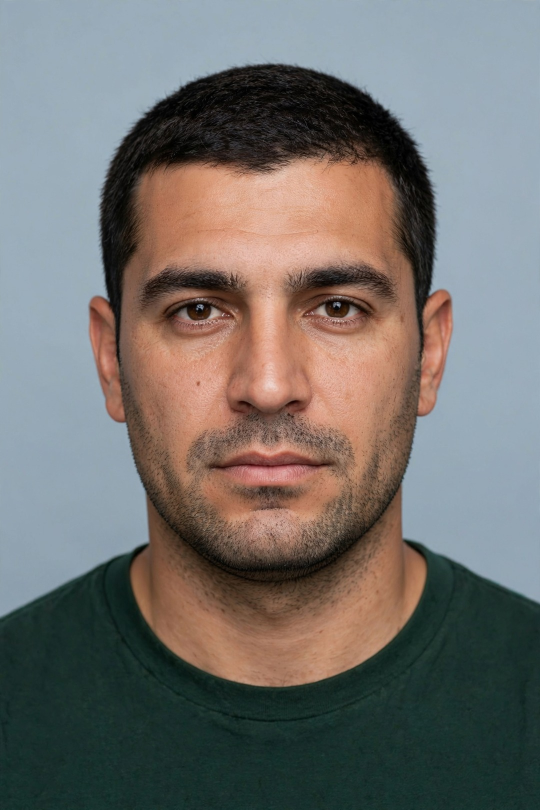
#> input picture facemetric-pilot/assets/M01/_raw/A_base.jpg, 1080 x 1620 px (shown at 1/2 size)
$ python -i make_slideshow.py   (imports and definitions only)
#> lines starting #> are read from the running program, lines starting #| are printed output that depends on the picture; after the words box and inside, x2 and y2 are one past the last pixel; in counts of white or black regions, pixels touching at a corner belong together
#> further down, picture is the input picture: PIL image 1080x1620 RGB; mean R, G, B 114.8, 111.7, 108.3
#!/usr/bin/env python3
"""Turn rows of content_matrix.json into finished TikTok slideshows.

Each post id becomes a folder with slide-01.jpg ... slide-NN.jpg (content
slides + CTA), post.txt (description + hashtags), plan.json (every prompt
used) and contact-sheet.jpg.

Tiles are generated with the OpenAI Images API (OPENAI_API_KEY) and cached
by prompt, so re-running a post costs nothing. Drop your own photo at
<out>/_cache/override/<post>-s<slide>-t<tile>.jpg to replace any tile.

Usage:
  python3 make_slideshow.py --list
  python3 make_slideshow.py GY01 FJ01 --app-name "MyApp"
  python3 make_slideshow.py SK01 --app-screenshot shot.png --app-icon icon.png
  python3 make_slideshow.py SK01 --dry-run     # print prompts, no API calls
"""
import argparse
import base64
import hashlib
import io
import itertools
import json
import os
import random
import sys
import urllib.error
import urllib.request
from concurrent.futures import ThreadPoolExecutor

from PIL import Image, ImageDraw, ImageFilter, ImageOps

sys.path.insert(0, os.path.dirname(os.path.abspath(__file__)))
from render_grid_slide import RATIOS, draw_caption, load_font, render_grid  # noqa: E402

HERE = os.path.dirname(os.path.abspath(__file__))
INTER = "/usr/share/fonts/opentype/inter/Inter-{}.otf"
GREEN = (61, 174, 112)
CUTOUT_H = {"9:16": 0.47, "3:4": 0.5}  # statue height as a fraction of the slide, matched to the reference posts

# Short screen title on the placeholder app screen, per pillar.
TITLES = {"skin": "Skin score", "face": "Jawline score", "gym": "Workout plan", "posture": "Posture check",
          "grooming": "Grooming", "habits": "Daily routine", "style": "Style check", "progress": "Progress",
          "creator": "Progress"}

# Goal bars shown on the placeholder app screen, per pillar.
GOALS = {
    "food": ["Clear skin", "Body fat", "Muscle", "Health"],
    "skin": ["Clarity", "Hydration", "Glow", "Routine"],
    "face": ["Jawline", "Debloat", "Symmetry", "Sleep"],
    "gym": ["Shoulders", "Back", "Neck", "Consistency"],
    "posture": ["Neck", "Shoulders", "Spine", "Daily stretch"],
    "grooming": ["Hair", "Teeth", "Eyes", "Routine"],
    "habits": ["Sleep", "Discipline", "Screen time", "Routine"],
    "style": ["Fit", "Basics", "Scent", "Grooming"],
    "progress": ["Looks", "Skin", "Body", "Consistency"],
    "creator": ["Jawline", "Routine", "Filming", "Consistency"],
}


def font(weight, size):
    return load_font(size, candidates=[INTER.format(weight), "/usr/share/fonts/truetype/dejavu/DejaVuSans-Bold.ttf"])


# --------------------------------------------------------------------------- images

# [13 lines left out: function openai_image, not called in this run]


def strip_white_bg(img):
    """Fallback when the model ignored transparency: flood the near-white border to alpha."""
    img = img.convert("RGBA")
    if img.getextrema()[3][0] < 250:
        return img  # already has transparency
    rgb = img.convert("RGB")
    mask = Image.new("L", img.size, 0)
#> mask: PIL image 1080x1620 L; every value is 0
    for seed in [(0, 0), (img.width - 1, 0), (0, img.height - 1), (img.width - 1, img.height - 1)]:
        tmp = rgb.copy()
        ImageDraw.floodfill(tmp, seed, (255, 0, 255), thresh=40)
        mask = Image.composite(Image.new("L", img.size, 255), mask,
                               Image.eval(tmp.split()[1], lambda v: 255 if v == 0 else 0))
#> this loop made 4 passes
#> pass 1, in strip_white_bg, `mask = Image.composite(Image.new("L", img.size, 255), mask, Image.eval..`:
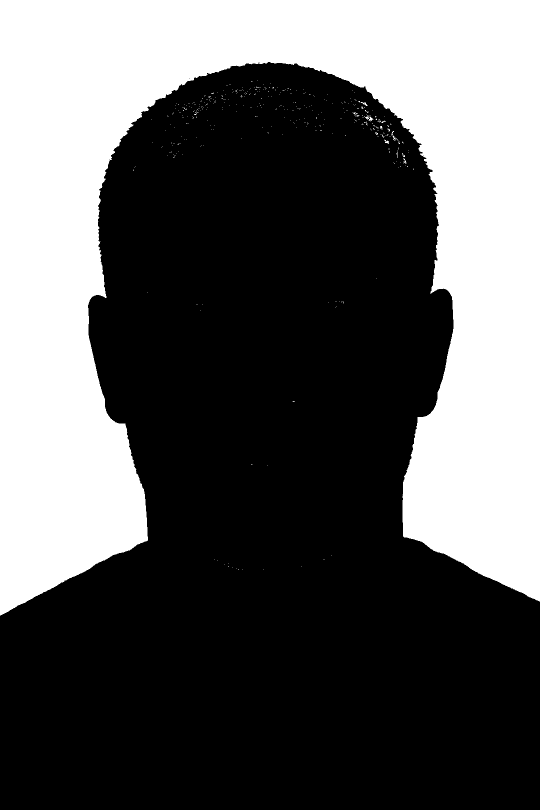
#> mask: PIL image 1080x1620 L (shown at 1/2 size); 36.2% white; 392 white regions (385 under 20 px), largest, box (x1, y1, x2, y2) and area: (0, 0, 1080, 1231) 631828, (730, 231, 747, 243) 78, (721, 204, 735, 212) 42
#> pass 3, in strip_white_bg, `mask = Image.composite(Image.new("L", img.size, 255), mask, Image.eval..`:
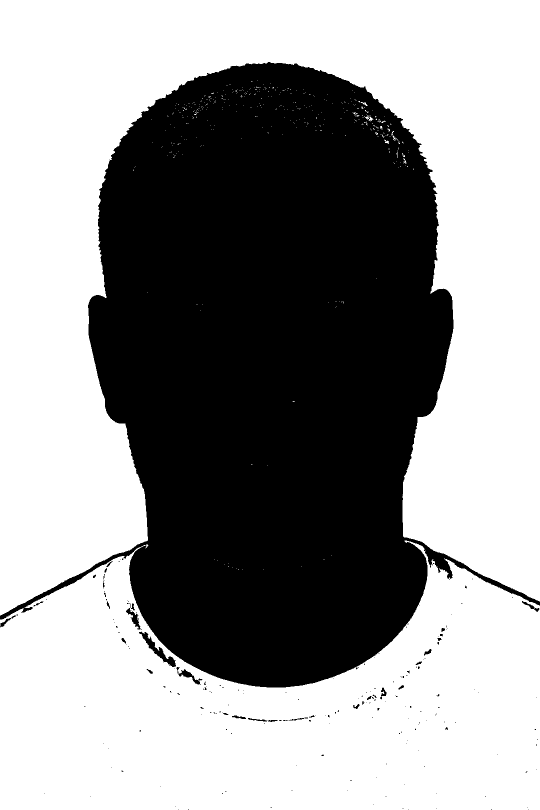
#> mask: PIL image 1080x1620 L (shown at 1/2 size); 58.6% white; 208 black regions (176 under 20 px), largest, box (x1, y1, x2, y2) and area: (0, 124, 1080, 1375) 719587, (278, 1264, 352, 1334) 1086, (353, 1334, 405, 1369) 440
#> after the loop:
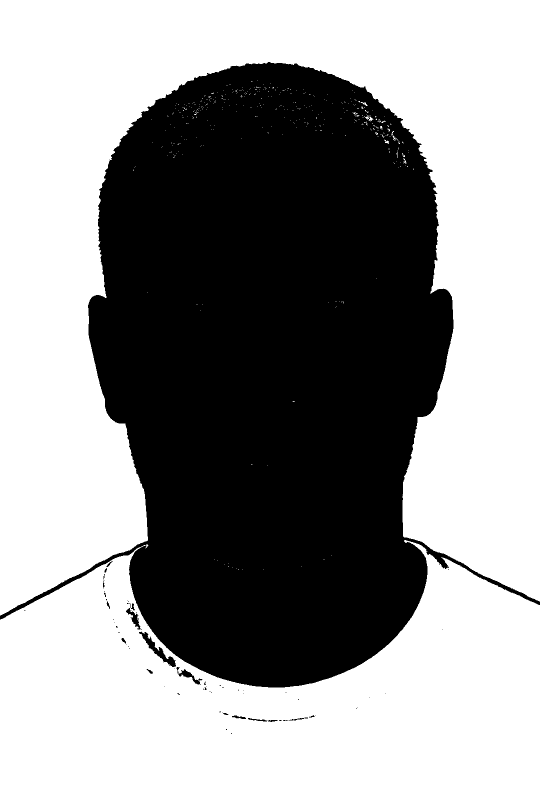
#> mask: PIL image 1080x1620 L (shown at 1/2 size); 58.8% white; 69 black regions (52 under 20 px), largest, box (x1, y1, x2, y2) and area: (0, 124, 1080, 1375) 717913, (278, 1264, 352, 1334) 1086, (353, 1334, 405, 1369) 440
#> after the loop:
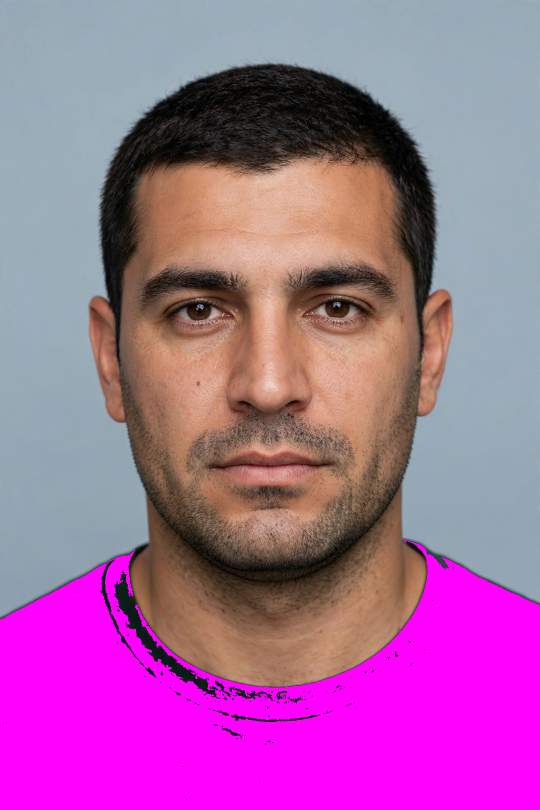
#> tmp: PIL image 1080x1620 RGB (shown at 1/2 size); mean R, G, B 165.8, 101.5, 155.4
    img.putalpha(ImageOps.invert(mask).filter(ImageFilter.GaussianBlur(1)))
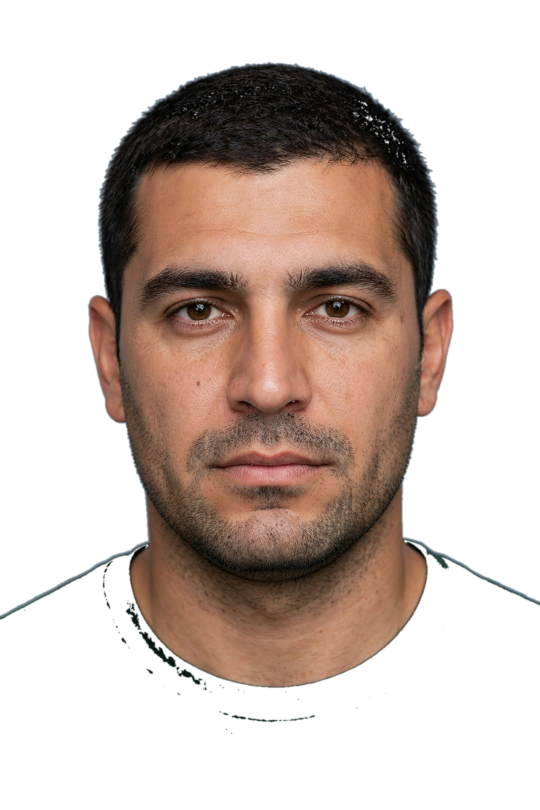
#> img: PIL image 1080x1620 RGBA (shown at 1/2 size); mean R, G, B, A 114.8, 111.7, 108.3, 105; transparent parts drawn white
    return img


# [23 lines left out: function openrouter_image, not called in this run]


class ImageCache:
    def __init__(self, root, model, quality, dry_run, provider="openai"):
        self.root, self.model, self.quality, self.dry, self.provider = root, model, quality, dry_run, provider
        os.makedirs(os.path.join(root, "override"), exist_ok=True)

    # [42 lines left out: functions get, tile_prompt, not called in this run]


def pillar_tags(m, post):
    pl = m["pillars"].get("food" if post["pillar"].startswith("food") else post["pillar"], {})
    return pl.get("meme_hashtags") if post["pillar"] == "food (meme)" else pl.get("hashtags")


# [293 lines left out: functions cover_prompt, render_cover, plan_post, arrange_for_contrast, app_icon, download_badge and 5 more, not called in this run]


# [2 lines not run here, left out]

>>> from PIL import Image
>>> picture = Image.open('../../facemetric-pilot/assets/M01/_raw/A_base.jpg')
>>> result = strip_white_bg(picture)
